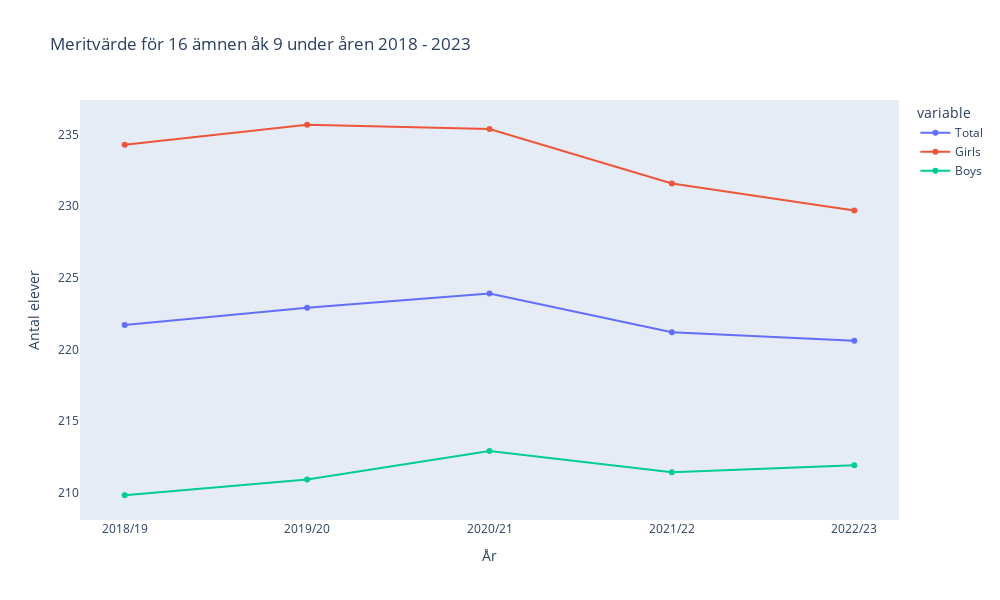

Here is the notebook cell this chart was saved with:
### Code cell
# B) MED PLOTLY

# # Creates a new DataFrame
df_plotly_2 = pd.DataFrame({
    'Year': years,
    'Total': mean_T.tolist(),
    'Girls': mean_G.tolist(),
    'Boys': Mean_B.tolist()
})

fig_2 = px.line(df_plotly_2, x='Year', y=['Total', 'Girls', 'Boys'], markers=True, title='Meritvärde för 16 ämnen åk 9 under åren 2018 - 2023')

# Adjusts axel descriptions
fig_2.update_layout(xaxis_title='År', yaxis_title='Antal elever')

# Adds legend with description of whats what
fig_2.update_layout(showlegend=True)

# Adds grid
fig_2.update_layout(xaxis=dict(showgrid=True, gridwidth=1, gridcolor='LightGray', zeroline=False, showline=False),
                   yaxis=dict(showgrid=True, gridwidth=1, gridcolor='LightGray', zeroline=False, showline=False))

# Removes top and right line
fig_2.update_layout(xaxis=dict(showline=False, showgrid=False),
                    yaxis=dict(showline=False, showgrid=False))

# Updates to change fig size
fig_2.update_layout(height=600, width=1000)

fig_2.show()

### Figure 1 — Plotly figure (JSON) as saved in the notebook; plotly's stock layout.template omitted (floating-point values rounded to 4 significant figures)
{"data": [{"hovertemplate": "variable=Total<br>Year=%{x}<br>value=%{y}<extra></extra>", "legendgroup": "Total", "line": {"color": "#636efa", "dash": "solid"}, "marker": {"symbol": "circle"}, "mode": "lines+markers", "name": "Total", "orientation": "v", "showlegend": true, "type": "scatter", "x": ["2018/19", "2019/20", "2020/21", "2021/22", "2022/23"], "xaxis": "x", "y": [221.7, 222.9, 223.9, 221.2, 220.6], "yaxis": "y"}, {"hovertemplate": "variable=Girls<br>Year=%{x}<br>value=%{y}<extra></extra>", "legendgroup": "Girls", "line": {"color": "#EF553B", "dash": "solid"}, "marker": {"symbol": "circle"}, "mode": "lines+markers", "name": "Girls", "orientation": "v", "showlegend": true, "type": "scatter", "x": ["2018/19", "2019/20", "2020/21", "2021/22", "2022/23"], "xaxis": "x", "y": [234.3, 235.7, 235.4, 231.6, 229.7], "yaxis": "y"}, {"hovertemplate": "variable=Boys<br>Year=%{x}<br>value=%{y}<extra></extra>", "legendgroup": "Boys", "line": {"color": "#00cc96", "dash": "solid"}, "marker": {"symbol": "circle"}, "mode": "lines+markers", "name": "Boys", "orientation": "v", "showlegend": true, "type": "scatter", "x": ["2018/19", "2019/20", "2020/21", "2021/22", "2022/23"], "xaxis": "x", "y": [209.8, 210.9, 212.9, 211.4, 211.9], "yaxis": "y"}], "layout": {"height": 600, "legend": {"title": {"text": "variable"}, "tracegroupgap": 0}, "showlegend": true, "title": {"text": "Meritvärde för 16 ämnen åk 9 under åren 2018 - 2023"}, "width": 1000, "xaxis": {"anchor": "y", "domain": [0, 1], "gridcolor": "LightGray", "gridwidth": 1, "showgrid": false, "showline": false, "title": {"text": "År"}, "zeroline": false}, "yaxis": {"anchor": "x", "domain": [0, 1], "gridcolor": "LightGray", "gridwidth": 1, "showgrid": false, "showline": false, "title": {"text": "Antal elever"}, "zeroline": false}}}
